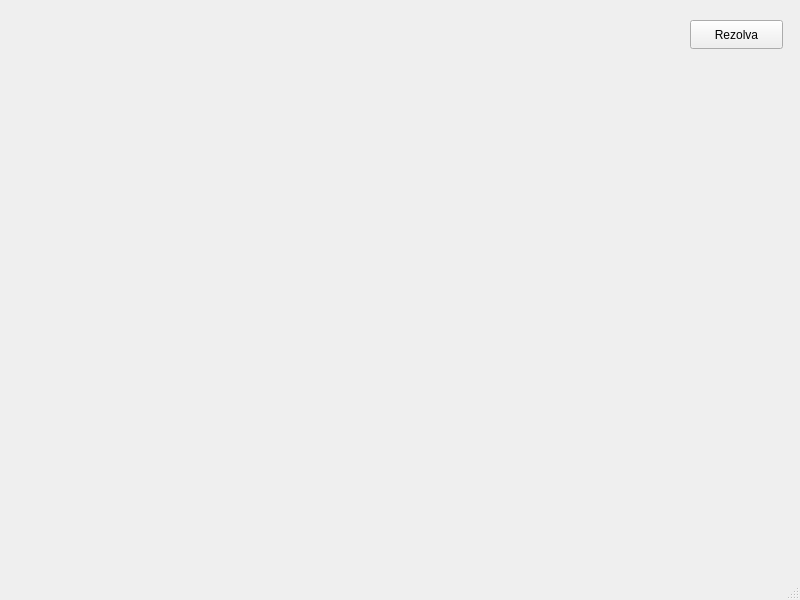
<?xml version="1.0" encoding="UTF-8"?>
<ui version="4.0">
 <class>MainWindow</class>
 <widget class="QMainWindow" name="MainWindow">
  <property name="geometry">
   <rect>
    <x>0</x>
    <y>0</y>
    <width>800</width>
    <height>600</height>
   </rect>
  </property>
  <property name="windowTitle">
   <string>MainWindow</string>
  </property>
  <widget class="QWidget" name="centralwidget">
   <widget class="QPushButton" name="solveButton">
    <property name="geometry">
     <rect>
      <x>690</x>
      <y>20</y>
      <width>93</width>
      <height>29</height>
     </rect>
    </property>
    <property name="text">
     <string>Rezolva</string>
    </property>
   </widget>
  </widget>
  <widget class="QMenuBar" name="menubar">
   <property name="geometry">
    <rect>
     <x>0</x>
     <y>0</y>
     <width>800</width>
     <height>26</height>
    </rect>
   </property>
  </widget>
  <widget class="QStatusBar" name="statusbar"/>
 </widget>
 <resources/>
 <connections/>
</ui>
